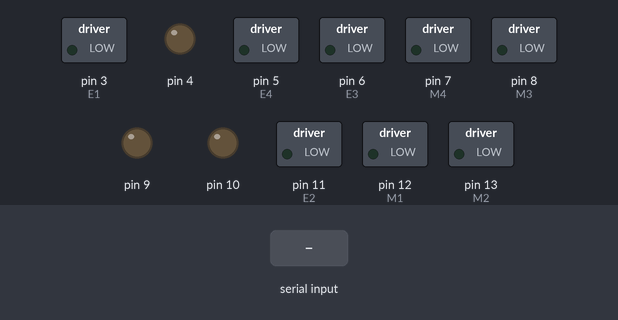
The sketch below on a simulated Arduino Uno, built with avr-gcc and run on an emulated ATmega328P. Shown: switched loads named in the sketch (green lamp = pin HIGH), output pins drawn as LEDs (lit = HIGH). Inputs (shaded band) come from the test bench.

Above: at 1.2 s.
1.3 s: "z" received over Serial
At 2.5 s:
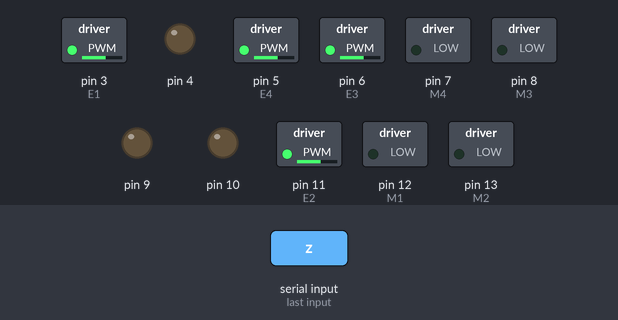
2.8 s: byte 101 ('e') received over Serial
At 3.8 s:
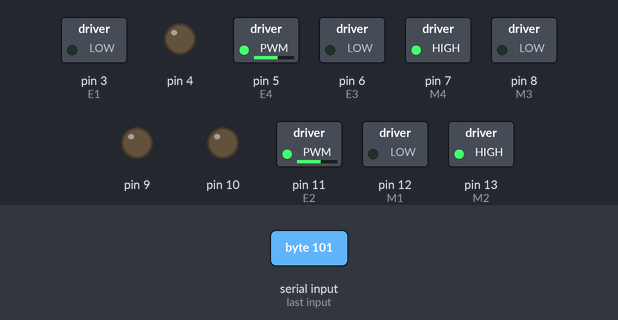
4.3 s: "s" received over Serial
At 4.9 s:
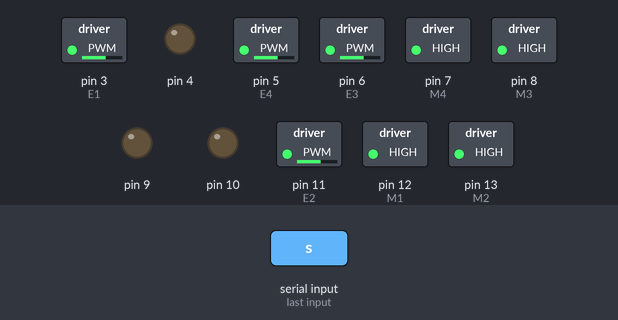
5.8 s: byte 69 ('E') received over Serial
At 7.0 s:
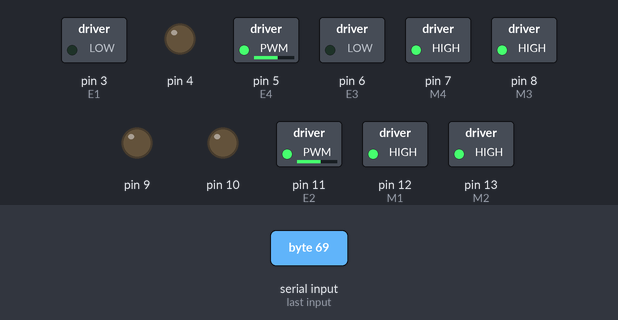
7.3 s: "q" received over Serial
At 8.4 s:
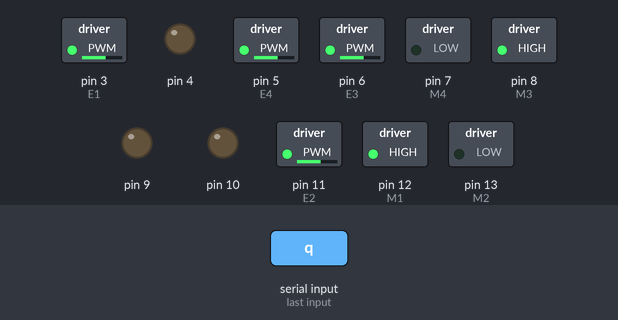
8.8 s: "d" received over Serial
At 9.5 s:
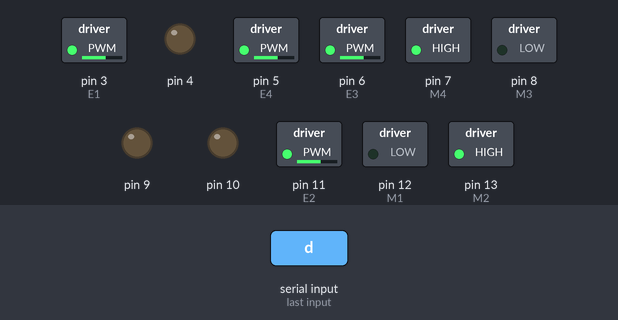
Timing chart, 0 to 11.3 s (numbered marks = the images above; inputs shaded):
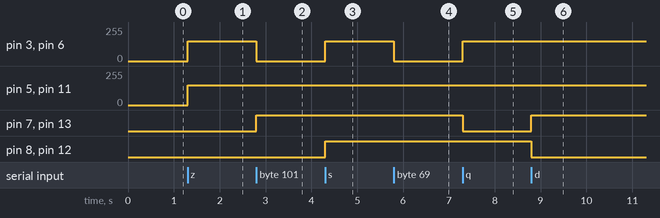

Measured:
- after the input at 1.3 s, pin 3 (E1), pin 5 (E4), pin 6 (E3), pin 11 (E2): 0/255 → 150/255 at once
- after the input at 2.8 s, pin 3 (E1), pin 6 (E3): 150/255 → 0/255 at once; pin 7 (M4), pin 13 (M2): LOW → HIGH at once
- after the input at 4.3 s, pin 3 (E1), pin 6 (E3): 0/255 → 150/255 at once; pin 8 (M3), pin 12 (M1): LOW → HIGH at once
- after the input at 5.8 s, pin 3 (E1), pin 6 (E3): 150/255 → 0/255 at once
- after the input at 7.3 s, pin 3 (E1), pin 6 (E3): 0/255 → 150/255 at once; pin 7 (M4), pin 13 (M2): HIGH → LOW at once
- after the input at 8.8 s, pin 7 (M4), pin 13 (M2): LOW → HIGH at once; pin 8 (M3), pin 12 (M1): HIGH → LOW at once

The sketch:

mecanum_wasd_keyboard_control.ino
```cpp
/* To control the Rover, copy and paste the code below into the Arduino
 software. Ensure the motors are connected to the correct pins. The
 code does not factor in encoders at this time*/

//Front motors
int E1 = 3; //M1 Speed Control
int E2 = 11; //M2 Speed Control
int M1 = 12; //M1 Direction Control
int M2 = 13; //M2 Direction Control

//Rear motors
int E3 = 6; //M1 Speed Control
int E4 = 5; //M2 Speed Control
int M3 = 8; //M1 Direction Control
int M4 = 7; //M2 Direction Control

void setup(void)
{
  int i;
  for(i=3;i<=13;i++)
  pinMode(i, OUTPUT);
  Serial.begin(115200);
}

void loop(void)
{
  while (Serial.available() < 1) {} // Wait until a character is received
  char val = Serial.read();
  int leftspeed = 150; //255 is maximum speed
  int rightspeed = 150;
  switch(val) // Perform an action depending on the command
  {
    case 'z'://Move Forward
    case 'Z':
      forward (leftspeed,rightspeed);
      break;
    case 's'://Move Backwards
    case 'S':
      reverse (leftspeed,rightspeed);
      break;
    case 'q'://Turn Left
    case 'Q':
      left (leftspeed,rightspeed);
      break;
    case 'd'://Turn Right
    case 'D':
      right (leftspeed,rightspeed);
      break;
    case 'a'://diag1
    case 'A':
      diag1 (leftspeed,rightspeed);
      break;
    case 'e'://diag2
    case 'E':
      diag2 (leftspeed,rightspeed);
      break;
    default:
      stop();
      break;
  }
}

void stop(void) //Stop
{
  digitalWrite(E1,LOW);
  digitalWrite(E2,LOW);
  digitalWrite(E3,LOW);
  digitalWrite(E4,LOW);
}

void forward(char a,char b)
{
  analogWrite (E1,a);
  digitalWrite(M1,LOW);
  analogWrite (E2,b);
  digitalWrite(M2,LOW);
  analogWrite (E3,a);
  digitalWrite(M3,LOW);
  analogWrite (E4,b);
  digitalWrite(M4,LOW);
}

void reverse (char a,char b)
{
  analogWrite (E1,a);
  digitalWrite(M1,HIGH);
  analogWrite (E2,b);
  digitalWrite(M2,HIGH);
  analogWrite (E3,a);
  digitalWrite(M3,HIGH);
  analogWrite (E4,b);
  digitalWrite(M4,HIGH);
}

void diag1 (char a,char b)
{

  analogWrite (E2,b);
  digitalWrite(M2,LOW);
  analogWrite (E4,b);
  digitalWrite(M4,LOW);
  digitalWrite(E1,LOW);
  digitalWrite(E3,LOW);

}

void diag2 (char a,char b)
{
  analogWrite (E2,b);
  digitalWrite(M2,HIGH);
  analogWrite (E4,b);
  digitalWrite(M4,HIGH);
  digitalWrite(E1,LOW);
  digitalWrite(E3,LOW);
}

void left (char a,char b)
{
  analogWrite (E1,a);
  digitalWrite(M1,HIGH);
  analogWrite (E2,b);
  digitalWrite(M2,LOW);
  analogWrite (E3,a);
  digitalWrite(M3,HIGH);
  analogWrite (E4,b);
  digitalWrite(M4,LOW);
}

void right (char a,char b)
{
  analogWrite (E1,a);
  digitalWrite(M1,LOW);
  analogWrite (E2,b);
  digitalWrite(M2,HIGH);
  analogWrite (E3,a);
  digitalWrite(M3,LOW);
  analogWrite (E4,b);
  digitalWrite(M4,HIGH);
}
```
